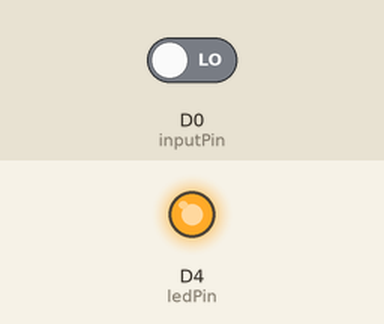
This sketch was run on a simulated ESP8266 (NodeMCU). On the bench: output pins drawn as LEDs (lit = HIGH). The inputs (shaded band) are chosen by the test bench; at power-on: D0 (inputPin) LOW.

Above: at 1.2 s.
1.3 s: D0 (inputPin) driven HIGH
At 2.2 s:
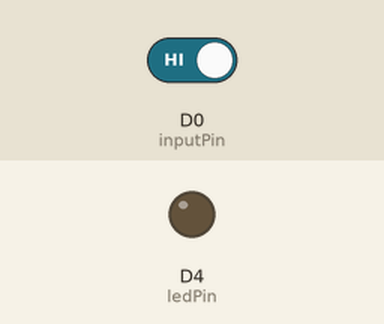
2.8 s: D0 (inputPin) driven LOW
At 3.4 s:
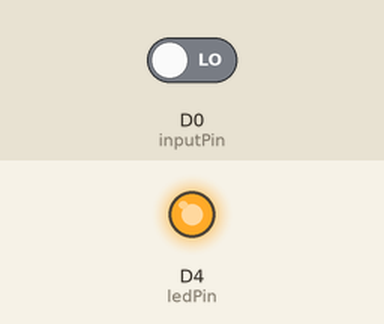
Timing chart, 0 to 5.8 s (numbered marks = the images above; inputs shaded):
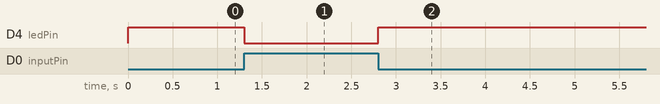

The sketch:

s16_Hall_magnetive_Sensor.ino
```cpp
/*

Ks0020 keyestudio Hall Magnetic Sensor
_________________________________
|  SETUP                          |
|Sensor pin  ::    Particle pin   |
|   +        ::        3.3v       |
|   -        ::        GND        |
|   S        ::        D0         |
|   led      ::        D4         |
|   -        ::        GND        |
|_________________________________|


SPECIFICATIONS:

magnetic digital button
embedded LED
Senses magnetic materials
detects withing a range of 3cm (depending on the strength of the magnet)

src: https://wiki.keyestudio.com/Ks0020_keyestudio_Hall_Magnetic_Sensor
*/

#define ledPin D4
#define inputPin D0
int val = 0;

void setup() {
  pinMode(ledPin, OUTPUT);      // declare LED as output
  pinMode(inputPin, INPUT);     // declare push button as input
}

void loop(){
  val = digitalRead(inputPin);  // read input value
  if (val == HIGH) {            // check if the input is HIGH
    digitalWrite(ledPin, LOW);  // turn LED OFF
  } else {
    digitalWrite(ledPin, HIGH); // turn LED ON
  }
}
```

Measured:
- after the input at 1.3 s, D4 (ledPin): HIGH → LOW at once
- after the input at 2.8 s, D4 (ledPin): LOW → HIGH at once
